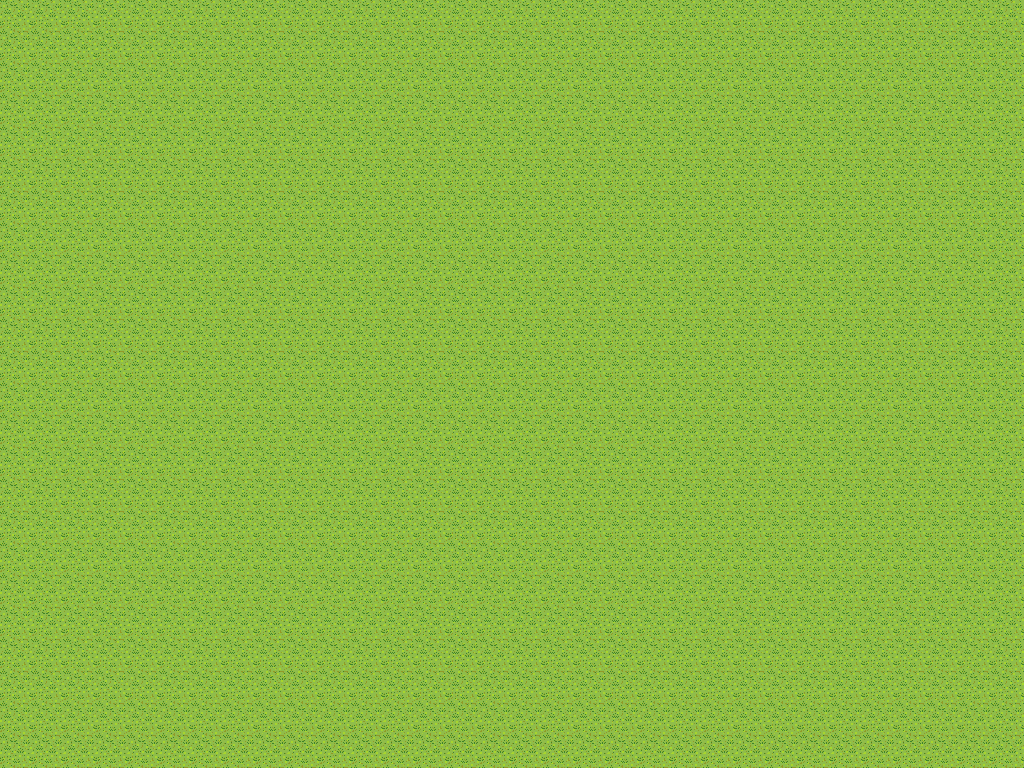

A level layout from a 2D game, rendered from its tile map. Below: a short description, then the map file with tile-grid data replaced by summaries:
An orthogonal 32x24 tile map with 32x32 px tiles, 1 tile layer (Tile Layer 1).

<map version="1.0" orientation="orthogonal" renderorder="right-down" width="32" height="24" tilewidth="32" tileheight="32">
 <tileset firstgid="1" name="grass7" tilewidth="32" tileheight="32">
  <image source="grass7.png" width="32" height="32" />
 </tileset>
 <layer name="Tile Layer 1" width="32" height="24">
  <data>[768 cells, 768 non-empty, 1 distinct tile ids]</data>
 </layer>
</map>
